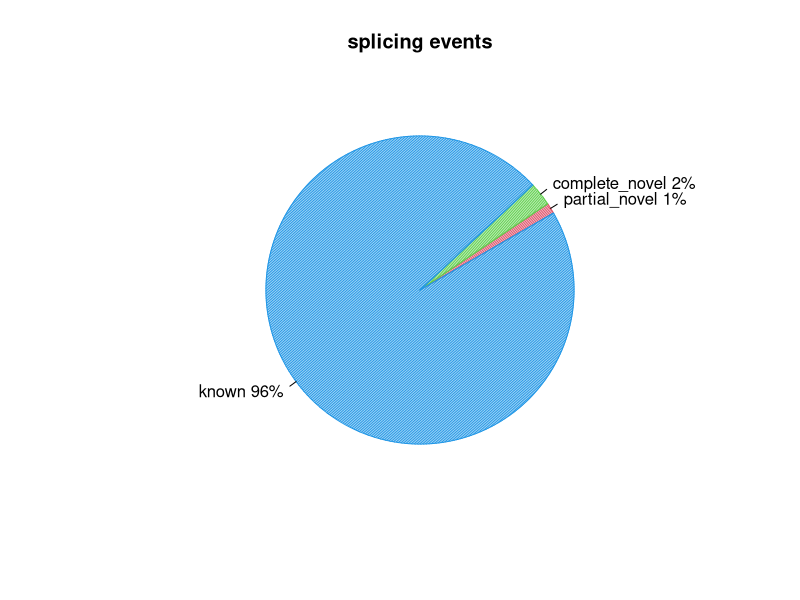
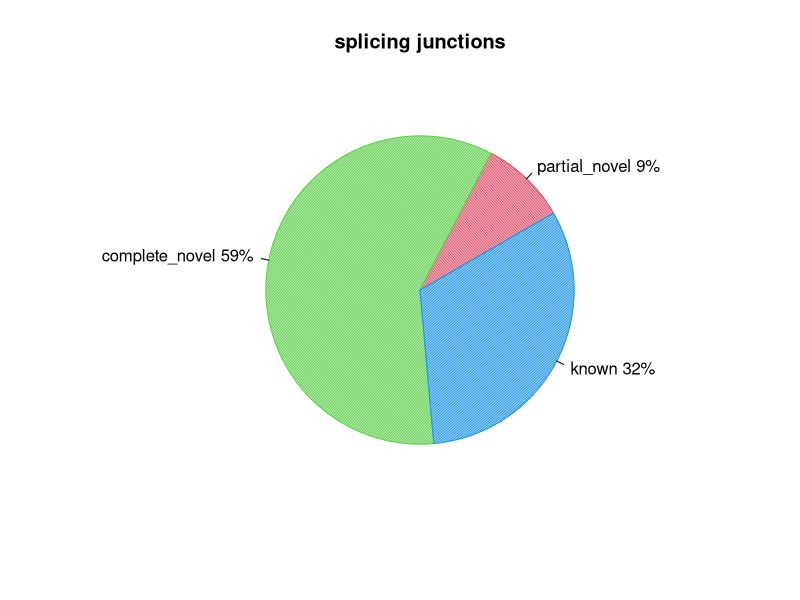

The R script that drew these images, in order:
pdf("CF91090.splice_events.pdf")
events=c(1.1122893046326843,2.4766289322057524,96.32257083197807)
pie(events,col=c(2,3,4),init.angle=30,angle=c(60,120,150),density=c(70,70,70),main="splicing events",labels=c("partial_novel 1%","complete_novel 2%","known 96%"))
dev.off()
pdf("CF91090.splice_junction.pdf")
junction=c(9.019859937567581,59.07357557484466,31.906564487587758)
pie(junction,col=c(2,3,4),init.angle=30,angle=c(60,120,150),density=c(70,70,70),main="splicing junctions",labels=c("partial_novel 9%","complete_novel 59%","known 32%"))
dev.off()
